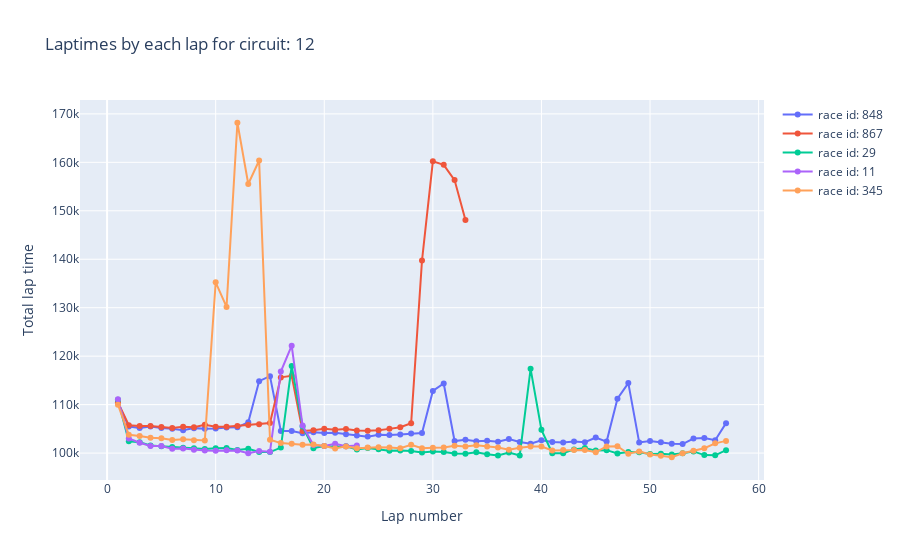

Notebook source saved alongside this figure:
### Code cell
fig = go.Figure()

circuit_id = 12

lap_times_selected_driver_circuit = master_lap_time_data[master_lap_time_data["circuitId"]==circuit_id]
list_race_id = lap_times_selected_driver_circuit["raceId"].unique().tolist()

for race_id in list_race_id:

    lap_times_race = lap_times_selected_driver_circuit[
        lap_times_selected_driver_circuit["raceId"] == race_id
    ]

    fig.add_trace(
        go.Scatter(
            x=lap_times_race["lap"],
            y=lap_times_race["milliseconds"],
            mode="lines+markers",
            name=f"race id: {race_id}",
        )
    )

    fig.update_layout(
        title=f"Laptimes by each lap for circuit: {circuit_id}",
        xaxis_title="Lap number",
        yaxis_title="Total lap time",
    )
fig.show()
